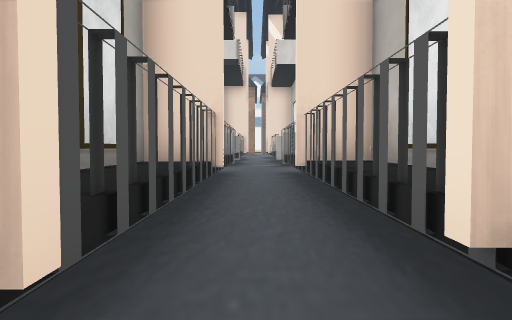
[1] (above)

24 first-person views from a walk through a scene from a Unity 3-D project. The camera is 1.5 m above the floor, tilts 2° down and sees 70° across. The floor is counted in squares, 2 m on a side. Each view is taken from the middle of a square. On the plan, view 1 faces up. The plan holds only what a view shows up to about 11 squares ahead; the rest is blank. The place goes on beyond the plan. The player character is not drawn. Some surface patterns are stand-ins.

[2]
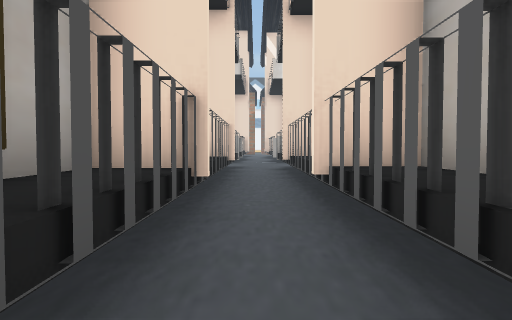

[3]
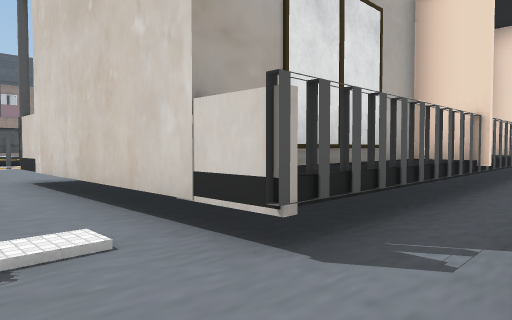

[4]
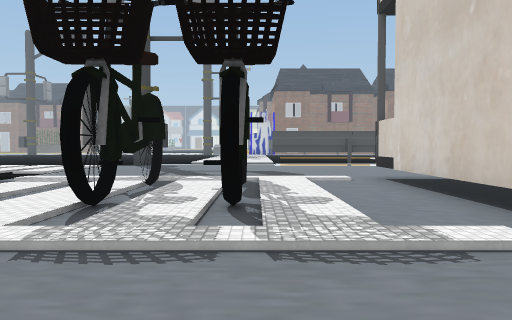

[5]
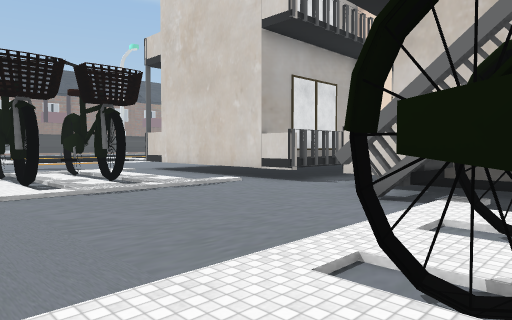

[6]
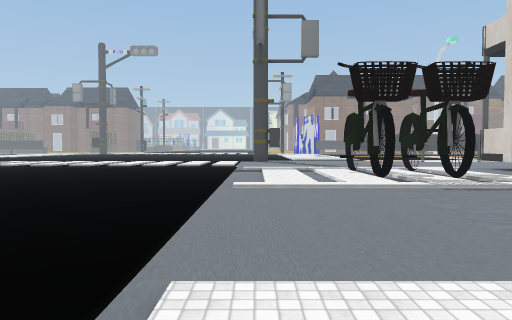

[7]
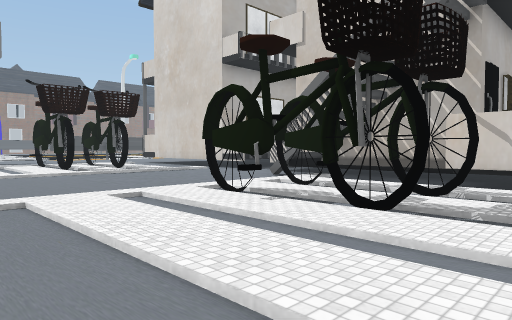

[8]
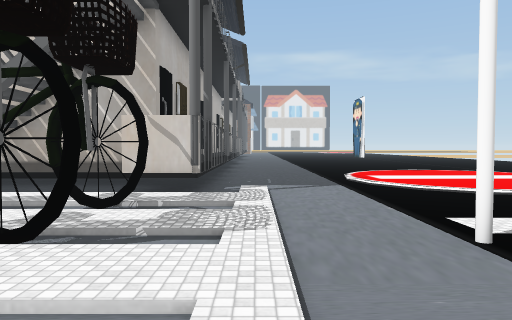

[9]
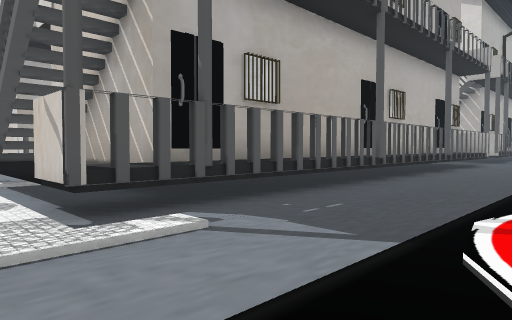

[10]
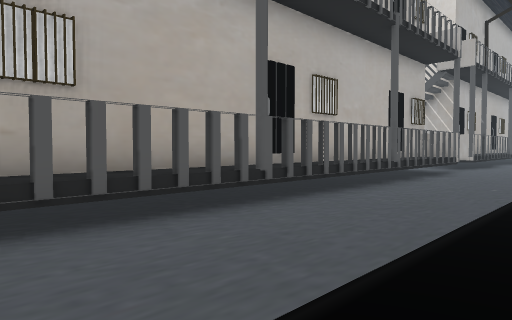

[11]
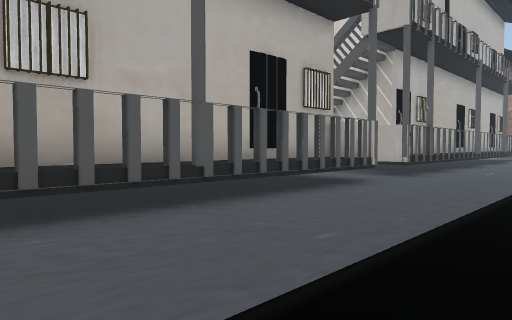

[12]
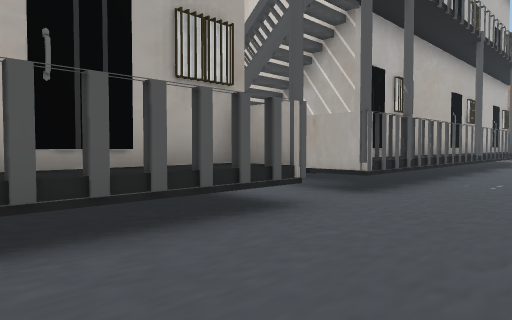

[13]
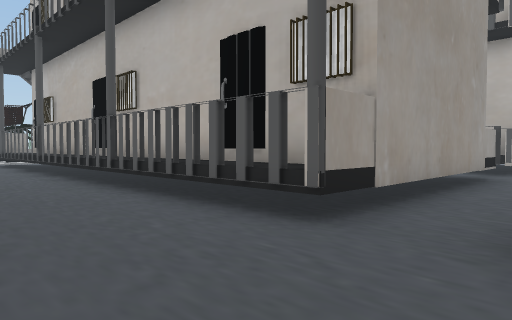

[14]
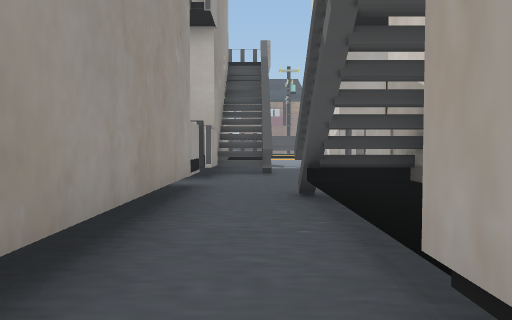

[15]
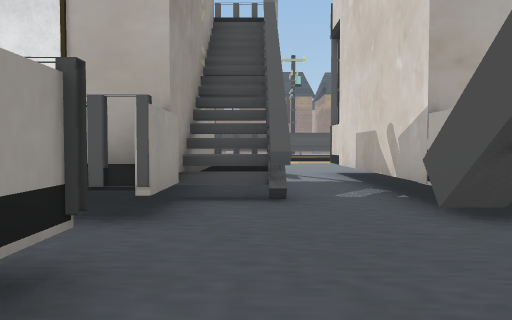

[16]
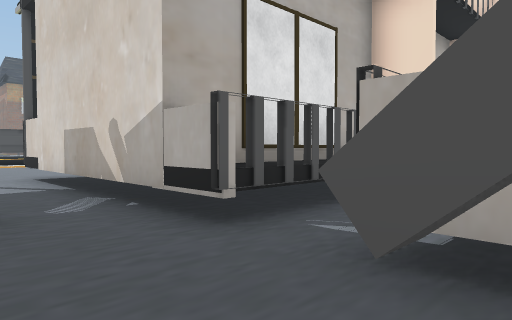

[17]
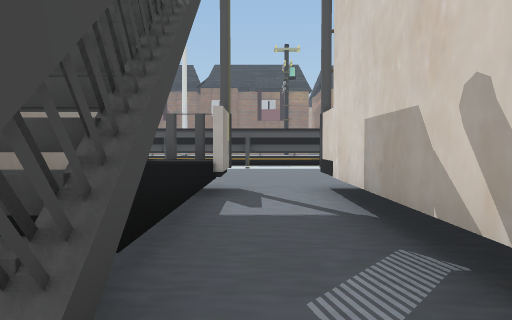

[18]
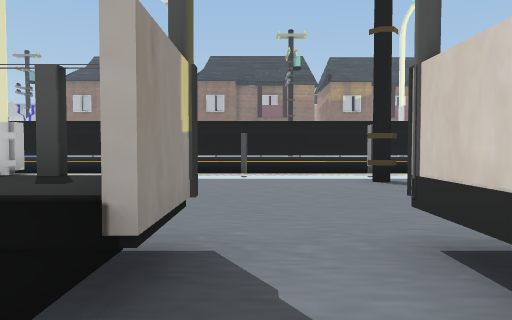

[19]
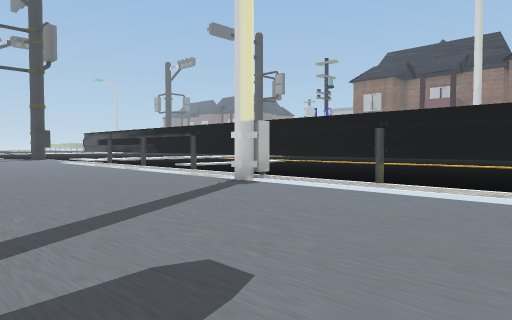

[20]
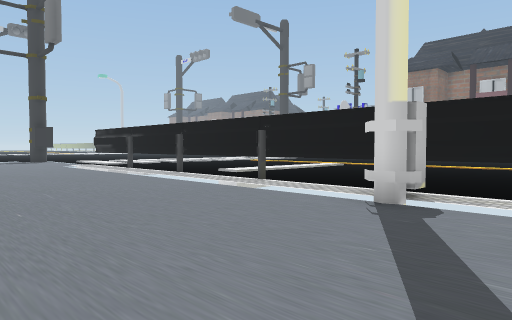

[21]
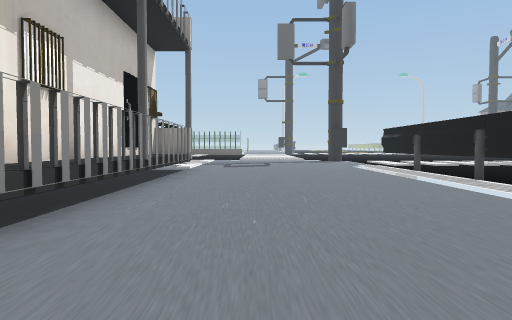

[22]
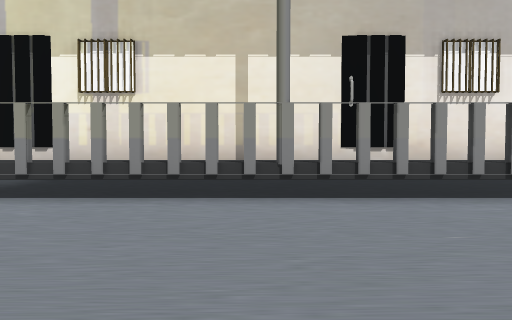

[23]
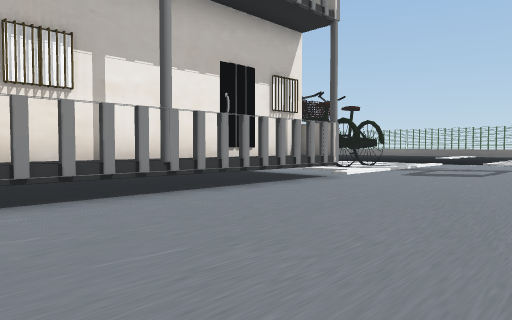

[24]
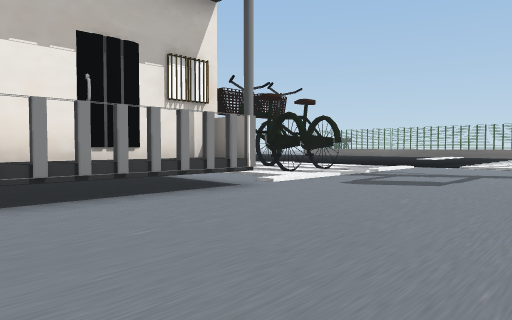

### Floor plan
Key: @ floor where view 1 was taken; # wall or solid block; x gap in a wall; . main floor; : floor 0.25 m higher than the main floor; / step, stairs or slope; = window, fence, low wall or low ledge; ^ raised ledge; T thing the floor can be seen under or through; O other object.
Columns run from 16 left of view 1 to 12 right of it. Each row starts with its distance up from view 1.
 17 .#.          ^#^      ^^^.
 16 .#.#..       ^#^.    ^^^^..
 15 .#......^^^^^^#^.^   ^^#^..
 14 .#.......#######.### ^^^^..
 13 .#................##^^^x^...
 12 .#......##^^^##............
 11 .#......^^^^^##^.########...
 10 .#......^^^^^^##.# ^^^^^^...
  9 .#......^^^^ ^ #.#    ^^^...
  8 .T......^^^^   #.#    ^^^...
  7 .TT.....^^^^   #.#    ^^^...
  6 .T=.....^^^^  ##.##   ^^#...
  5 .T......#^^^  #^.^#   ^^#...
  4 .T .....#^^^  #^.^#   ^^^...
  3 .T .....^^^^  #^.^#   ^#^....
  2 .T......^^^^  #^.^#   ^^^...
  1 .T .....^^^^  #^.##   ^^^...
  0 .T .....^^^^  #^@^#   ^^^...
 -1 .T......^^^^  #^.^    ^^^.../
 -2 .T......#^^^  #^.^   ^^^#.../
 -3 .#......#^^^^^#^.^ ^ ^^##../:
 -4     ....##^^^^##.####^^^#../:
 -5     ...../..../...^#^^^x^/../
 -6     .....//////....///////...
 -7     ...../OOOO/..../OO/O//...
 -8      ....::O:::..../:O:::/...
 -9      ..../OO#O/..../OO/#//.#
-10      ....//////....///////..
-11      ....//////....///////
-12      ....//////....///////
-13       //............  .. .
-14       //  .......
-15           .......
-16           .......
-17           .....
-18           ....
-19           ..

Where each view was taken, in squares from view 1:
view 1: 0 up, 0 right, facing up
view 2: 3 down, 0 right, facing up
view 3: 6 down, 1 right, facing up-left
view 4: 7 down, 1 right, facing left
view 5: 11 down, 5 right, facing up-left
view 6: 12 down, 5 right, facing left
view 7: 13 down, 9 right, facing up-left
view 8: 12 down, 9 right, facing up
view 9: 7 down, 12 right, facing up-left
view 10: 3 down, 12 right, facing up-left
view 11: 3 up, 12 right, facing up-left
view 12: 7 up, 11 right, facing up-left
view 13: 13 up, 11 right, facing down-left
view 14: 12 up, 8 right, facing left
view 15: 12 up, 3 right, facing left
view 16: 12 up, 2 right, facing up-left
view 17: 13 up, 1 left, facing left
view 18: 13 up, 5 left, facing left
view 19: 13 up, 8 left, facing down-left
view 20: 9 up, 9 left, facing down-left
view 21: 8 up, 10 left, facing down
view 22: 6 up, 13 left, facing right
view 23: 4 up, 13 left, facing down-right
view 24: 1 up, 13 left, facing down-right
